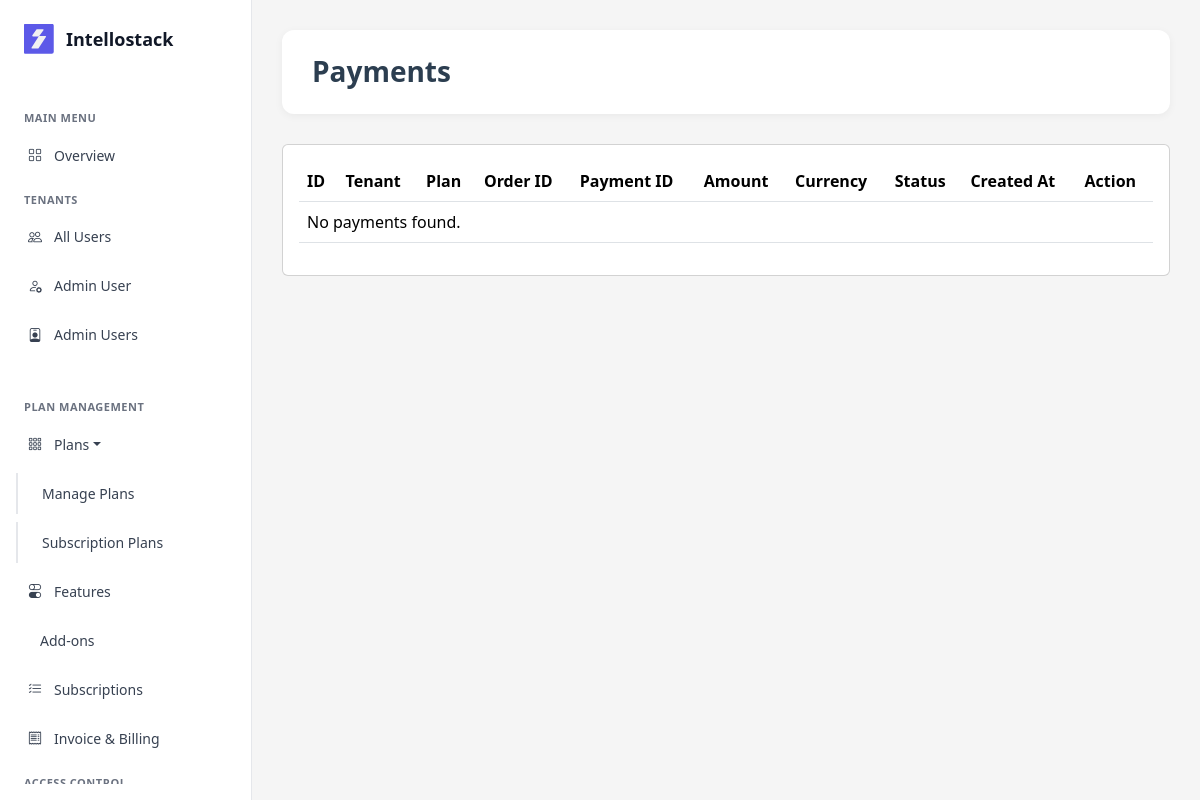
Page /payment/payments/ (signed in) on the earlier database version.
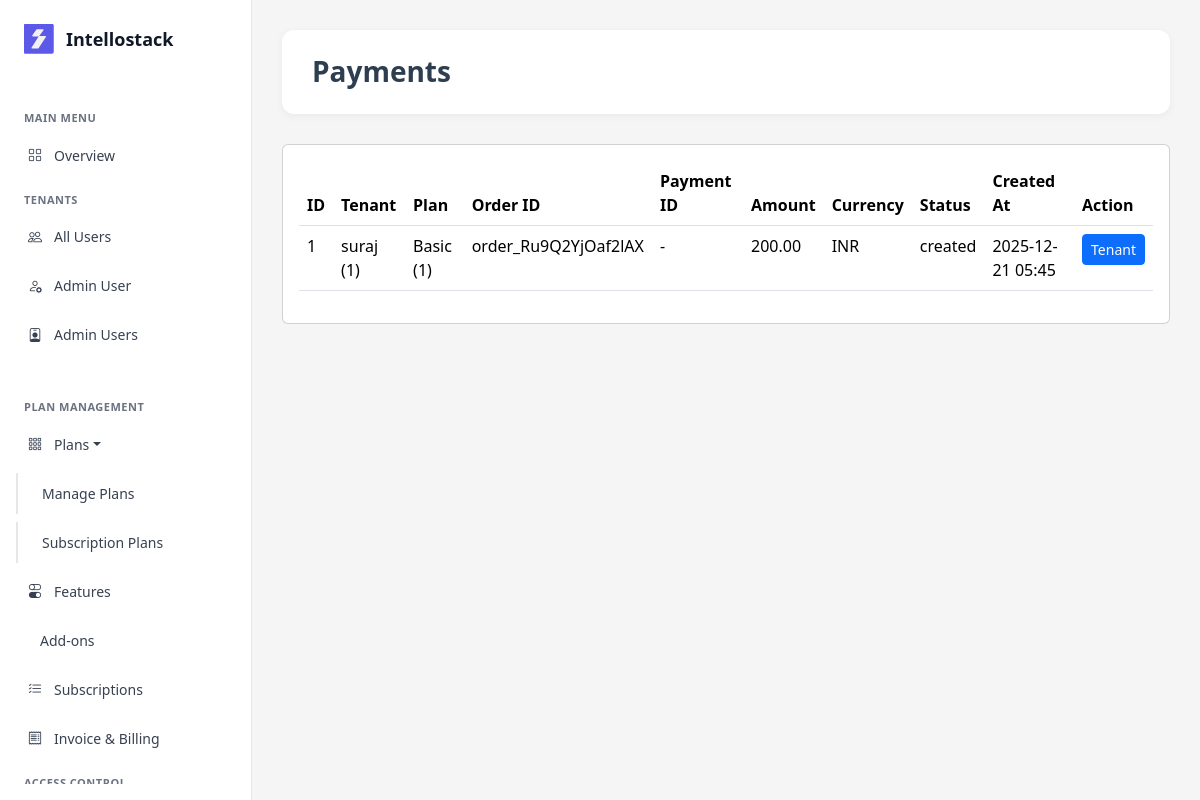
Same page on the later database version.
### saas/models/payment_transaction.py (models this page shows, shortened)
class PaymentTransaction(models.Model):
    tenant = models.ForeignKey('Tenant', on_delete=models.CASCADE, related_name='transactions', null=True, blank=True)
    plan = models.ForeignKey('Plan', on_delete=models.CASCADE, null=True, blank=True)
    razorpay_order_id = models.CharField(max_length=100, unique=True)
    razorpay_payment_id = models.CharField(max_length=100, blank=True, null=True)
    razorpay_signature = models.CharField(max_length=200, blank=True, null=True)
    amount = models.DecimalField(max_digits=10, decimal_places=2)
    currency = models.CharField(max_length=3, default='INR')
    billing_cycle = models.CharField(max_length=20, choices=[
        ('monthly', 'Monthly'),
        ('yearly', 'Yearly'),
    ], default='monthly')
    status = models.CharField(max_length=50, choices=[
        ('created', 'Created'),
        ('paid', 'Paid'),
        ('failed', 'Failed'),
        ('cancelled', 'Cancelled'),
    ], default='created')
    payment_method = models.CharField(max_length=50, blank=True, null=True)
    failure_reason = models.TextField(blank=True, null=True)
    created_at = models.DateTimeField(auto_now_add=True)
    updated_at = models.DateTimeField(auto_now=True)
    class Meta:
        db_table = 'payment_transactions'
        ordering = ['-created_at']

### saas/models/tenant.py (models this page shows, shortened)
class Tenant(models.Model):
    name = models.CharField(max_length=255, help_text="Company Name")
    domain = models.CharField(max_length=255, unique=True, blank=True, help_text="Unique domain for tenant URL (auto-generated from company name)")
    logo = models.ImageField(upload_to='tenant_logos/', blank=True, null=True, help_text="Company Logo")
    contact_email = models.EmailField(blank=True, null=True, help_text="Contact Email Address")
    contact_phone = models.CharField(max_length=15, blank=True, null=True, help_text="Contact Phone Number")
    address = models.TextField(blank=True, null=True, help_text="Company Address")
    status = models.CharField(max_length=10, choices=[('active', 'Active'), ('inactive', 'Inactive')], default='inactive')
    subscription_plan = models.ForeignKey('Plan', on_delete=models.SET_NULL, null=True, blank=True, related_name='tenants')
    allow_email_notifications = models.BooleanField(default=True, help_text="Allow email notifications")
    allow_sms_notifications = models.BooleanField(default=False, help_text="Allow SMS notifications")
    razorpay_payment_id = models.CharField(max_length=100, blank=True, null=True)
    razorpay_order_id = models.CharField(max_length=100, blank=True, null=True)
    subscription_start_date = models.DateTimeField(null=True, blank=True)
    subscription_end_date = models.DateTimeField(null=True, blank=True)
    created_at = models.DateTimeField(auto_now_add=True)
    updated_at = models.DateTimeField(auto_now=True)
    slug = models.SlugField(unique=True, blank=True, null=True)
    class Meta:
        db_table = 'tenants'
        ordering = ['name']

### saas/models/plan.py (models this page shows, shortened)
class Plan(models.Model):
    name = models.CharField(max_length=100, unique=True)
    description = models.TextField(blank=True)
    price_monthly = models.DecimalField(max_digits=10, decimal_places=2)
    price_yearly = models.DecimalField(max_digits=10, decimal_places=2)
    max_users = models.IntegerField()
    max_storage_mb = models.IntegerField()
    max_projects = models.IntegerField()
    status = models.BooleanField(default=True)
    created_at = models.DateTimeField(auto_now_add=True)
    updated_at = models.DateTimeField(auto_now=True)
    class Meta:
        db_table = 'plans'
        ordering = ['price_monthly']

### saas/views/payment_views.py (the view)
# urls.py: path('payments/', payments_list, name='payments_list'),
@login_required(login_url='auth:login')
@user_passes_test(lambda u: u.is_staff)
def payments_list(request):
    transactions = PaymentTransaction.objects.select_related('tenant', 'plan').order_by('-created_at')
    return render(request, 'payment/payments_list.html', {'transactions': transactions})

### saas/auth_backend.py (called while the page is built)
    def get_user(self, user_id):
        try:
            return User.objects.get(pk=user_id)
        except User.DoesNotExist:
            return None

### saas/context_processors.py (called while the page is built)
def users_and_roles(request):
    users = CustomUser.objects.select_related('role').all()
    roles = Role.objects.prefetch_related('users').all()
    payments = PaymentTransaction.objects.select_related('tenant').all()[:5]
    return {
        'users': users,
        'roles': roles,
        'payments': payments,
    }

### saas/templates/payment/payments_list.html
{% extends 'base.html' %}
{% block content %}
<div class="content-header">
    <h1>Payments</h1>
</div>
<div class="card">
    <div class="card-body">
        <table class="table table-hover">
            <thead>
                <tr>
                    <th>ID</th>
                    <th>Tenant</th>
                    <th>Plan</th>
                    <th>Order ID</th>
                    <th>Payment ID</th>
                    <th>Amount</th>
                    <th>Currency</th>
                    <th>Status</th>
                    <th>Created At</th>
                    <th>Action</th>
                </tr>
            </thead>
            <tbody>
                {% if transactions and transactions|length > 0 %}
                {% for tx in transactions %}
                <tr>
                    <td>{{ tx.id }}</td>
                    <td>{% if tx.tenant %}{{ tx.tenant.name }} ({{ tx.tenant.id }}){% else %}-{% endif %}</td>
                    <td>{% if tx.plan %}{{ tx.plan.name }} ({{ tx.plan.id }}){% else %}-{% endif %}</td>
                    <td>{{ tx.razorpay_order_id }}</td>
                    <td>{% if tx.razorpay_payment_id %}{{ tx.razorpay_payment_id }}{% else %}-{% endif %}</td>
                    <td>{{ tx.amount }}</td>
                    <td>{{ tx.currency }}</td>
                    <td>{{ tx.status }}</td>
                    <td>{{ tx.created_at|date:"Y-m-d H:i" }}</td>
                    <td>
                        {% if tx.tenant %}
                        <a class="btn btn-sm btn-primary"
                            href="{% url 'payment:order_detail' tx.tenant.id %}">Tenant</a>
                        {% endif %}
                    </td>
                </tr>
                {% endfor %}
                {% else %}
                <tr>
                    <td colspan="10">No payments found.</td>
                </tr>
                {% endif %}
            </tbody>
        </table>
    </div>
</div>
{% endblock %}

### saas/templates/base.html (shortened to what this page needs)
<!DOCTYPE html>
<html lang="en">
<head>
    <link href="https://cdn.jsdelivr.net/npm/bootstrap@5.3.2/dist/css/bootstrap.min.css" rel="stylesheet">
    <link rel="stylesheet" href="https://cdn.jsdelivr.net/npm/bootstrap-icons@1.11.1/font/bootstrap-icons.css">
</head>
<body>
    <div class="main-container">
        <aside class="sidebar">
            <div class="brand-header">
                <div class="brand-logo">
                </div>
                <div class="brand-name">Intellostack</div>
            </div>
            <div class="menu-content">
                <div class="menu-section-heading">MAIN MENU</div>
                <ul class="menu-list">
                    <li class="menu-item">
                        <a href="{% url 'saas_dashboard' %}"
                            class="menu-link {% if request.path == '/dashboard/' %}active{% endif %}">
                            <i class="bi bi-grid"></i>
                            <span style="margin-left: 12px;">Overview</span>
                        </a>
                    </li>
                </ul>
                <div class="menu-section-heading">TENANTS</div>
                <ul class="menu-list">
                    <li class="menu-item">
                        <a href="{% url 'users' %}"
                            class="menu-link {% if request.path == '/users/' %}active{% endif %}">
                            <i class="bi bi-people"></i>
                            <span style="margin-left: 12px;">All Users</span>
                        </a>
                    </li>
                    <li class="menu-item">
                        <a href="{% url 'users' %}"
                            class="menu-link {% if request.path == '/users/' %}active{% endif %}">
                            <i class="bi bi-person-gear"></i>
                            <span style="margin-left: 12px;">Admin User</span>
                        </a>
                    </li>
                    <li class="menu-item">
                        <a href="#" class="menu-link">
                            <i class="bi bi-person-badge"></i>
                            <span style="margin-left: 12px;">Admin Users</span>
                        </a>
                    </li>
                    <li class="menu-item">
                        <a href="#" class="menu-link">
                        </a>
                    </li>
                </ul>
                <div class="menu-section-heading">Plan management</div>
                <ul class="menu-list">
                    <li class="menu-item">
                        <a href="#" class="menu-link dropdown-toggle" onclick="toggleDropdown('plansDropdown')">
                            <i class="bi bi-grid-3x3-gap"></i>
                            <span style="margin-left: 12px;">Plans</span>
                        </a>
                    </li>
                    <div class="dropdown-content expanded" id="plansDropdown">
                        <li class="menu-item dropdown-item">
                            <a href="{% url 'plans:plan_list' %}"
                                class="menu-link {% if 'plans' in request.path and 'plan_list' in request.path %}active{% endif %}">
                                <span>Manage Plans</span>
                            </a>
                        </li>
                        <li class="menu-item dropdown-item">
                            <a href="{% url 'subscription:list_plans' %}"
                                class="menu-link {% if 'subscription' in request.path %}active{% endif %}">
                                <span>Subscription Plans</span>
                            </a>
                        </li>
                    </div>
                    <li class="menu-item">
                        <a href="{% url 'features:feature_list' %}"
                            class="menu-link {% if 'features' in request.path %}active{% endif %}">
                            <i class="bi bi-toggles"></i>
                            <span style="margin-left: 12px;">Features</span>
                        </a>
                    </li>
                    <li class="menu-item">
                        <a href="{% url 'addon_list' %}"
                            class="menu-link {% if 'addons' in request.path %}active{% endif %}">
                            <span style="margin-left: 12px;">Add-ons</span>
                        </a>
                    </li>
                    <li class="menu-item">
                        <a href="{% if request.user.is_staff %}{% url 'payment:subscription_list' %}{% else %}{% url 'subscription:list_plans' %}{% endif %}"
                            class="menu-link {% if 'subscriptions' in request.path or 'subscription' in request.path or 'orders' in request.path %}active{% endif %}">
                            <i class="bi bi-list-check"></i>
                            <span style="margin-left: 12px;">Subscriptions</span>
                        </a>
                    </li>
                    <li class="menu-item">
                        <a href="{% url 'payment:invoices_list' %}"
                            class="menu-link {% if 'invoices' in request.path %}active{% endif %}">
                            <i class="bi bi-receipt"></i>
                            <span style="margin-left: 12px;">Invoice & Billing</span>
                        </a>
                    </li>
                </ul>
                <div class="menu-section-heading">ACCESS CONTROL</div>
        </aside>
        <main class="main-content">
            {% block content %}{% endblock %}
        </main>
    </div>
</body>
</html>

### saas/templates/base.html (style rules this page uses)
:root { --Base-Color-White: #FFF; --Grey-Grey-200: #E5E7EB; --Grey-Grey-500: #6B7280; --Grey-Grey-700: #374151; --Grey-Grey-900: #111827; }
* { margin: 0; padding: 0; box-sizing: border-box; }
body { font-family: 'Segoe UI', Tahoma, Geneva, Verdana, sans-serif; background-color: #f5f5f5; overflow-x: hidden; }
.main-container { display: flex; min-height: 100vh; }
.main-content { margin-left: 252px; width: calc(100% - 252px); padding: 24px 28px; padding-top: 76px; }
.sidebar { width: 252px; background: var(--Base-Color-White, #FFF); border-right: 1px solid var(--Grey-Grey-200, #E5E7EB); padding: 16px; position: fixed; height: 100vh; display: flex; flex-direction: column; align-items: flex-start; gap: 24px; overflow-y: auto; z-index: 1000; }
.sidebar { -ms-overflow-style: none; scrollbar-width: none; }
.menu-list { list-style: none; padding: 0; margin: 0; }
.menu-item { margin-bottom: 8px; }
.menu-link { display: flex; align-items: center; padding: 10px 12px; text-decoration: none; color: var(--Grey-Grey-700, #374151); font-size: 14px; font-weight: 500; border-radius: 6px; transition: all 0.2s ease; position: relative; margin-bottom: 2px; }
.menu-section-heading { font-size: 11px; font-weight: 600; color: var(--Grey-Grey-500, #6B7280); text-transform: uppercase; letter-spacing: 0.5px; margin: 16px 0 8px 0; padding: 0 8px; }
.brand-header { display: flex; align-items: center; gap: 12px; padding: 8px; margin-bottom: 8px; }
.brand-logo { width: 30px; height: 30px; display: flex; align-items: center; justify-content: center; }
.brand-name { font-size: 18px; font-weight: 600; color: var(--Grey-Grey-900, #111827); }
.menu-content { flex: 1; overflow-y: auto; -ms-overflow-style: none; scrollbar-width: none; }
.dropdown-item { padding-left: 12px; border-left: 2px solid #E5E7EB; transition: all 0.3s ease; }
.dropdown-toggle { cursor: pointer; }
.dropdown-content { overflow: hidden; transition: max-height 0.3s ease; }
.dropdown-content.expanded { max-height: 300px; }
.main-content { margin-left: 252px; flex: 1; padding: 30px; width: calc(100% - 252px); }
.content-header { background-color: #ffffff; padding: 25px 30px; border-radius: 12px; box-shadow: 0 2px 8px rgba(0, 0, 0, 0.05); margin-bottom: 30px; }
.content-header h1 { font-size: 28px; font-weight: 700; color: #2c3e50; margin: 0; }

Differences in the rows shown:
added PaymentTransaction: id "1", tenant.name "suraj", tenant.id "1", plan.name "Basic", plan.id "1", razorpay_order_id "order_Ru9Q2YjOaf2lAX", amount "200.00", currency "INR", status "created", created_at "2025-12-21 05:45", shows "Tenant"
Other differences:
text no longer shown: "No payments found."
